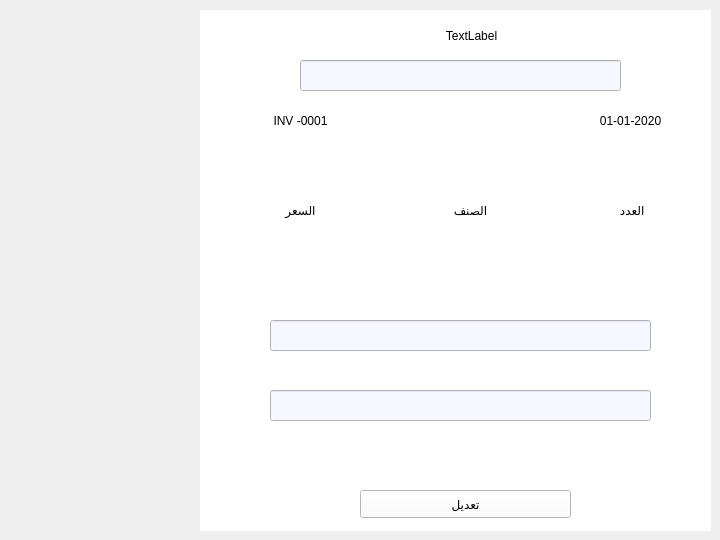
               <widget class="QWidget" name="tab_42">
                <attribute name="title">
                 <string>ضبط الفاتورة</string>
                </attribute>
                <widget class="QWidget" name="widget_15" native="true">
                 <property name="geometry">
                  <rect>
                   <x>200</x>
                   <y>10</y>
                   <width>511</width>
                   <height>521</height>
                  </rect>
                 </property>
                 <property name="styleSheet">
                  <string notr="true">background-color: rgb(255, 255, 255);
font: 75 22pt &quot;Microsoft Uighur&quot;;</string>
                 </property>
                 <widget class="QLabel" name="label_130">
                  <property name="geometry">
                   <rect>
                    <x>86</x>
                    <y>10</y>
                    <width>371</width>
                    <height>31</height>
                   </rect>
                  </property>
                  <property name="text">
                   <string>TextLabel</string>
                  </property>
                  <property name="alignment">
                   <set>Qt::AlignCenter</set>
                  </property>
                 </widget>
                 <widget class="QLabel" name="label_131">
                  <property name="geometry">
                   <rect>
                    <x>350</x>
                    <y>90</y>
                    <width>161</width>
                    <height>41</height>
                   </rect>
                  </property>
                  <property name="text">
                   <string>01-01-2020</string>
                  </property>
                  <property name="alignment">
                   <set>Qt::AlignCenter</set>
                  </property>
                 </widget>
                 <widget class="QLabel" name="label_133">
                  <property name="geometry">
                   <rect>
                    <x>20</x>
                    <y>90</y>
                    <width>161</width>
                    <height>41</height>
                   </rect>
                  </property>
                  <property name="text">
                   <string>INV -0001</string>
                  </property>
                  <property name="alignment">
                   <set>Qt::AlignCenter</set>
                  </property>
                 </widget>
                 <widget class="QLabel" name="label_134">
                  <property name="geometry">
                   <rect>
                    <x>350</x>
                    <y>180</y>
                    <width>161</width>
                    <height>41</height>
                   </rect>
                  </property>
                  <property name="text">
                   <string>العدد </string>
                  </property>
                  <property name="alignment">
                   <set>Qt::AlignCenter</set>
                  </property>
                 </widget>
                 <widget class="QLabel" name="label_135">
                  <property name="geometry">
                   <rect>
                    <x>190</x>
                    <y>180</y>
                    <width>161</width>
                    <height>41</height>
                   </rect>
                  </property>
                  <property name="text">
                   <string>الصنف</string>
                  </property>
                  <property name="alignment">
                   <set>Qt::AlignCenter</set>
                  </property>
                 </widget>
                 <widget class="QLabel" name="label_136">
                  <property name="geometry">
                   <rect>
                    <x>20</x>
                    <y>180</y>
                    <width>161</width>
                    <height>41</height>
                   </rect>
                  </property>
                  <property name="text">
                   <string>السعر</string>
                  </property>
                  <property name="alignment">
                   <set>Qt::AlignCenter</set>
                  </property>
                 </widget>
                 <widget class="QLineEdit" name="lineEdit_45">
                  <property name="geometry">
                   <rect>
                    <x>70</x>
                    <y>310</y>
                    <width>381</width>
                    <height>31</height>
                   </rect>
                  </property>
                  <property name="styleSheet">
                   <string notr="true">background-color: rgb(247, 248, 255);</string>
                  </property>
                 </widget>
                 <widget class="QLineEdit" name="lineEdit_46">
                  <property name="geometry">
                   <rect>
                    <x>70</x>
                    <y>380</y>
                    <width>381</width>
                    <height>31</height>
                   </rect>
                  </property>
                  <property name="styleSheet">
                   <string notr="true">background-color: rgb(247, 248, 255);</string>
                  </property>
                 </widget>
                 <widget class="QPushButton" name="pushButton_31">
                  <property name="enabled">
                   <bool>true</bool>
                  </property>
                  <property name="geometry">
                   <rect>
                    <x>140</x>
                    <y>580</y>
                    <width>241</width>
                    <height>51</height>
                   </rect>
                  </property>
                  <property name="font">
                   <font>
                    <family>Microsoft Uighur</family>
                    <pointsize>22</pointsize>
                    <weight>9</weight>
                    <italic>false</italic>
                    <bold>false</bold>
                   </font>
                  </property>
                  <property name="styleSheet">
                   <string notr="true"/>
                  </property>
                  <property name="text">
                   <string>تعديل</string>
                  </property>
                  <property name="flat">
                   <bool>true</bool>
                  </property>
                 </widget>
                 <widget class="QPushButton" name="pushButton_19">
                  <property name="geometry">
                   <rect>
                    <x>160</x>
                    <y>480</y>
                    <width>211</width>
                    <height>28</height>
                   </rect>
                  </property>
                  <property name="text">
                   <string>تعديل</string>
                  </property>
                 </widget>
                 <widget class="QLineEdit" name="lineEdit_47">
                  <property name="geometry">
                   <rect>
                    <x>100</x>
                    <y>50</y>
                    <width>321</width>
                    <height>31</height>
                   </rect>
                  </property>
                  <property name="styleSheet">
                   <string notr="true">background-color: rgb(247, 248, 255);</string>
                  </property>
                 </widget>
                </widget>
               </widget>
